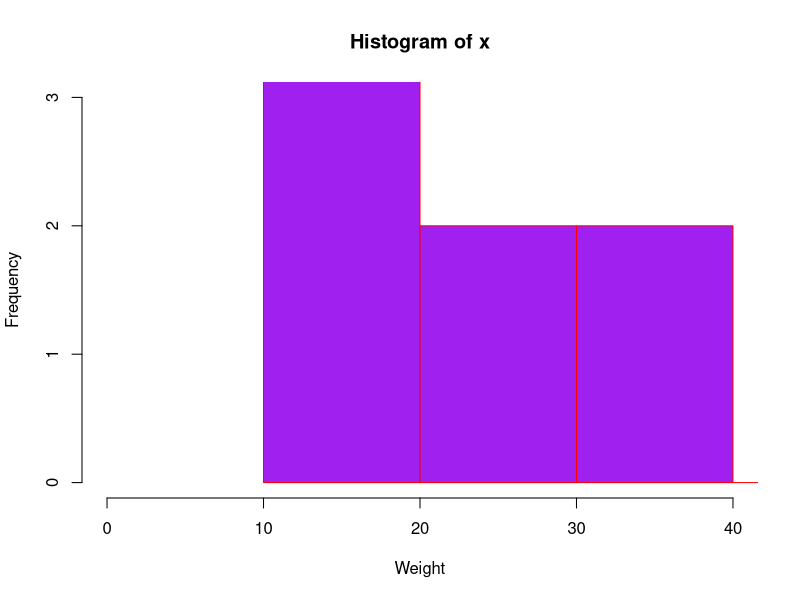

The R script that drew this image:
# histogram using xlim,ylim  
x <-  c(12,24,16,38,21,13,55,17,39,10,60)  
png(file = "histogram chart lim.png")  
hist(x,
     xlab = "Weight",
     ylab="Frequency",
     col = "purple",
     border = "red",
     xlim = c(0,40), 
     ylim = c(0,3), 
     breaks = 5)  

dev.off()  
